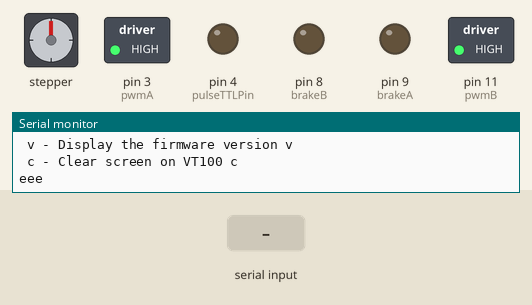
The sketch below on a simulated Arduino Uno, built with avr-gcc and run on an emulated ATmega328P. On the bench: stepper motor, switched loads named in the sketch (green lamp = pin HIGH), output pins drawn as LEDs (lit = HIGH), the last lines printed to the serial monitor. The test bench sets the inputs (shaded band). Stepper angles assume 602 steps per turn.

Above: at 1.6 s.
1.7 s: "l90\n" received over Serial
At 3.3 s:
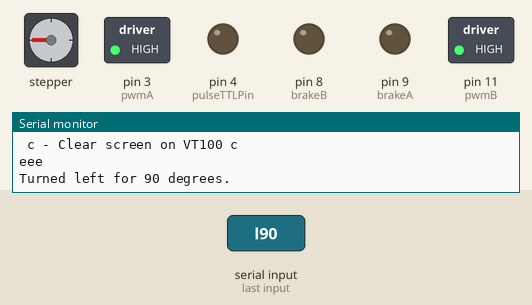
3.8 s: "r90\n" received over Serial
At 4.24 s:
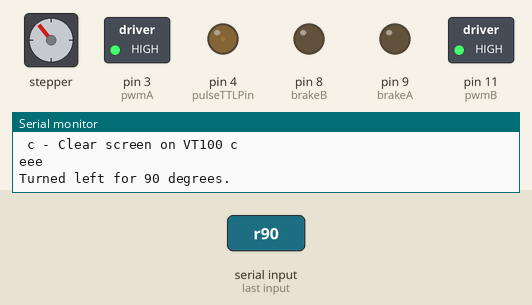
5.9 s: "l,45\n" received over Serial
At 7.0 s:
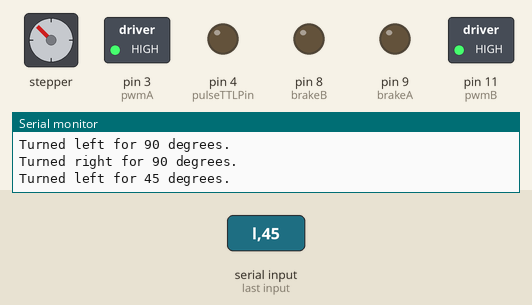
7.7 s: "l90\n" received over Serial
At 9.0 s:
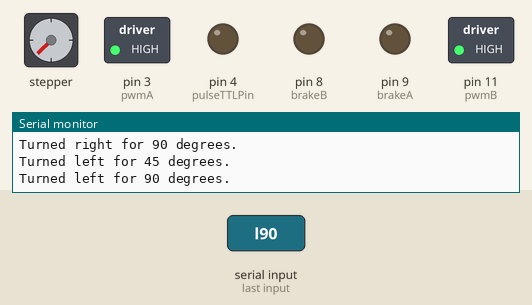
9.8 s: "l,45\n" received over Serial
At 11.2 s:
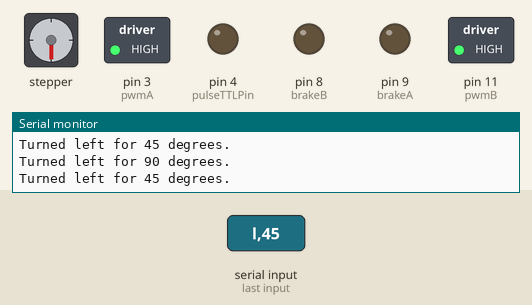
Timing chart, 0 to 12.6 s (numbered marks = the images above; inputs shaded):
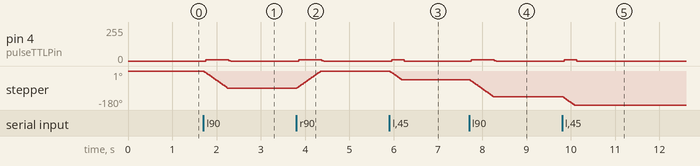

Measured:
- after the input at 1.7 s, pin 4 (pulseTTLPin): 0/255 → 8/255 after 0.06 s, → 0/255 0.52 s later; stepper: turns 90° counter-clockwise in 0.53 s, starting at once
- after the input at 3.8 s, pin 4 (pulseTTLPin): 0/255 → 8/255 after 0.05 s, → 0/255 0.52 s later; stepper: turns 90° clockwise in 0.53 s, starting at once
- after the input at 5.9 s, pin 4 (pulseTTLPin): 0/255 → 8/255 after 0.06 s, → 0/255 0.28 s later; stepper: turns 45° counter-clockwise in 0.26 s, starting at once
- after the input at 7.7 s, pin 4 (pulseTTLPin): 0/255 → 8/255 after 0.05 s, → 0/255 0.52 s later; stepper: turns 90° counter-clockwise in 0.54 s, starting at once
- after the input at 9.8 s, pin 4 (pulseTTLPin): 0/255 → 8/255 after 0.06 s, → 0/255 0.28 s later; stepper: turns 45° counter-clockwise in 0.27 s, starting at once

The sketch:

StepMotor_120424.ino
```cpp
#include <Stepper.h>

// Define the number of steps per revolution
const int stepsPerRevolution = 602; // 360 degrees = 604 steps

// Give the motor control pins names
#define pwmA 3
#define pwmB 11
#define brakeA 9
#define brakeB 8
#define dirA 12
#define dirB 13
#define pulseTTLPin 4 // Output pin for Pulse TTL

// Initialize the stepper library on the motor shield
Stepper myStepper(stepsPerRevolution, dirA, dirB);

// Add these global variables
bool echoOn = false; // Default echo setting
int stepDelay = 100; // Default step delay in milliseconds

void setup() {
  // Set the PWM, brake, and Pulse TTL pins
  pinMode(pwmA, OUTPUT);
  pinMode(pwmB, OUTPUT);
  pinMode(brakeA, OUTPUT);
  pinMode(brakeB, OUTPUT);
  pinMode(pulseTTLPin, OUTPUT);
  digitalWrite(pwmA, HIGH);
  digitalWrite(pwmB, HIGH);
  digitalWrite(brakeA, LOW);
  digitalWrite(brakeB, LOW);

  // Set the motor speed (RPMs)
  myStepper.setSpeed(30);

  // Initialize the serial communication
  Serial.begin(9600);
  Serial.println("Stepper Control");
  Serial.println("Implemented Commands:");
  Serial.println("Command: Parameter: Effect: Example:");
  Serial.println("--------|------------|--------------------------------|------------------");
  Serial.println(" l number d Turn left for d degrees l90 ");
  Serial.println(" r number d Turn right for d degrees r90 ");
  Serial.println(" p 1 / 0 Apply / release power to coils p1 (default)");
  Serial.println(" d number n Sets the step delay to n ms d100 (=default)");
  Serial.println(" e1 / 0 Sets the echo on / off e0 (=default)");
  Serial.println(" h - Display this help information h");
  Serial.println(" v - Display the firmware version v");
  Serial.println(" c - Clear screen on VT100 c");
  Serial.println("eee");
}

void loop() {
  if (Serial.available() > 0) {
    char command = Serial.read();
    switch (command) {
      case 'l':
        handleLeftCommand();
        break;
      case 'r':
        handleRightCommand();
        break;
      case 'p':
        handlePowerCommand();
        break;
      case 'd':
        handleDelayCommand();
        break;
      case 'e':
        handleEchoCommand();
        break;
      case 'h':
        printHelp();
        break;
      case 'v':
        printVersion();
        break;
      case 'c':
        clearScreen();
        break;
      default:
        break;
    }
  }
}

void handleLeftCommand() {
  int degrees = Serial.parseInt();
  int steps = map(degrees, 0, 360, 0, stepsPerRevolution);
  for (int i = 0; i < steps; i++) {
    myStepper.step(-1);
    digitalWrite(pulseTTLPin, HIGH);
    delayMicroseconds(100); // Adjust the pulse width as needed
    digitalWrite(pulseTTLPin, LOW);
  }

    Serial.print("Turned left for ");
    Serial.print(degrees);
    Serial.println(" degrees.");


}

void handleRightCommand() {
  int degrees = Serial.parseInt();
  int steps = map(degrees, 0, 360, 0, stepsPerRevolution);
  for (int i = 0; i < steps; i++) {
    myStepper.step(1);
    digitalWrite(pulseTTLPin, HIGH);
    delayMicroseconds(100); // Adjust the pulse width as needed
    digitalWrite(pulseTTLPin, LOW);
  }
    Serial.print("Turned right for ");
    Serial.print(degrees);
    Serial.println(" degrees.");

}


void handlePowerCommand() {
  int power = Serial.parseInt();
  if (power == 1) {
    myStepper.setSpeed(0);
    if (echoOn) {
      Serial.println("Applied power to coils.");
    }
  } else {
    myStepper.setSpeed(0);
    if (echoOn) {
      Serial.println("Released power from coils.");
    }
  }
}

void handleDelayCommand() {
  int newDelay = Serial.parseInt();
  stepDelay = newDelay;
  myStepper.setSpeed(1000 / stepDelay);
  if (echoOn) {
    Serial.print("Step delay set to ");
    Serial.print(stepDelay);
    Serial.println(" ms.");
  }
}

void handleEchoCommand() {
  int newEcho = Serial.parseInt();
  echoOn = (newEcho == 1);
  if (echoOn) {
    Serial.println("Echo turned on.");
  } else {
    Serial.println("Echo turned off.");
  }
}

void printHelp() {
  Serial.println("Implemented Commands:");
  Serial.println("Command: Parameter: Effect: Example:");
  Serial.println("--------|------------|--------------------------------|------------------");
  Serial.println(" l number n Turn left for n steps l10 ");
  Serial.println(" r number n Turn right for n steps r10 ");
  Serial.println(" p 1 / 0 Apply / release power to coils e1 (default)");
  Serial.println(" d number n Sets the step delay to n ms d100 (=default)");
  Serial.println(" e 1 / 0 Sets the echo on / off x0 (=default)");
  Serial.println(" h - Display this help information h");
  Serial.println(" v - Display the firmware version v");
  Serial.println(" c - Clear screen on VT100 c");
  Serial.println("eee");
}

void printVersion() {
  Serial.println("Stepper Control v1.0");
}

void clearScreen() {
  Serial.write(27);       // ESC command
  Serial.print("[2J");    // Clear screen command
  Serial.write(27);
  Serial.print("[H");     // Cursor to home command
}
```
